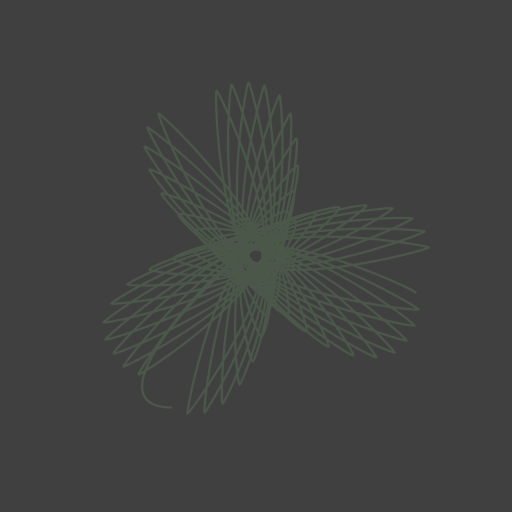
Frame 1 (no input)
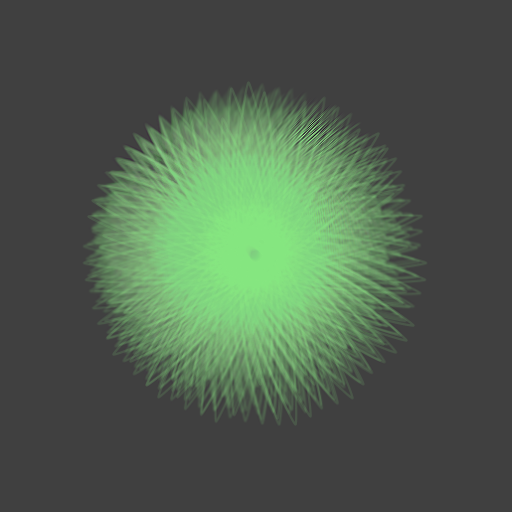
Frame 60 (the mouse pressed at the canvas centre just before this capture)
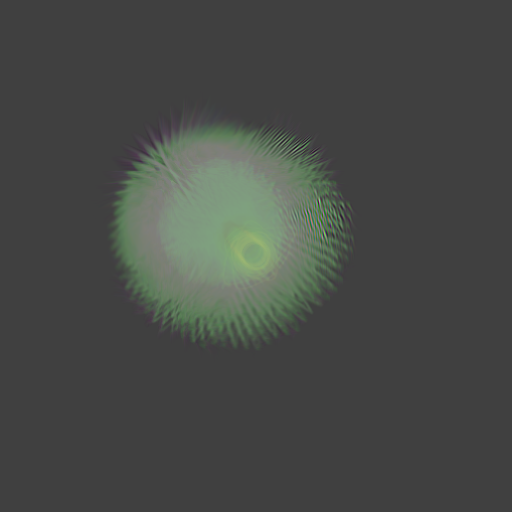
Frame 120 (the mouse held since frame 60 and released just before this capture)

The Processing sketch that drew these frames (run headless with seeded random() and noise(); from frame 60 on, the mouse is pressed at the canvas centre):

// Processing sketch: processing_51622
// ── processing_51622.pde


//------------------------------------------------
// PG_PlayingWithSpiro   2012-02-10
//------------------------------------------------

color sfColor, bgColor = color(64);
int vertices = 120;
int s1,s2, maxCount = 120, frames = maxCount;
float sfRadius, r, theta, thetaStep, t1,t2, m,f1,f2,f3;

//------------------------------------------------ 
void startRandom() 
{
  frames = 0;
  strokeWeight(1+random(2));  
  sfColor = color(100+random(155)
                 ,100+random(155)
                 ,100+random(155), 32);
  m  = int (random(3, 40));
  f1 = random(0.01, 0.5);
  f2 = random(0.01, 6.0);
  f3 = random(0.00, 0.1);
  t1 = random(0.8, 1.2);
  t2 = random(0.8, 1.2);
  thetaStep = random(0.05, 10.0);
  sfRadius = random(160, 380);
}
//------------------------------------------------ 
void setup() 
{
  size(512,512);
  s1 = width;
  s2 = width/2;
  background(bgColor);
  frameRate(60);
  smooth();
}
//------------------------------------------------ 
void draw() 
{
  copy(0, 0, width, height, 1, 1, width-3, height-3);
  fill(bgColor,3);
  rect(-8, -8, width+16, height+16);

  frames++;
  if (frames > maxCount) startRandom();
  translate(s2, s2);
  noFill();
  stroke(sfColor);
  beginShape();
  for(int vi=0; vi < vertices; vi++) 
  { r = sfRadius * pow( ( (pow(abs(cos(m*theta)*t1),f2))
                         +(pow(abs(sin(m*theta)*t2),f3))), (-1/f1)); 
    curveVertex(r*cos(theta), r*sin(theta));
    theta += thetaStep;
  }
  endShape();
}
//------------------------------------------------ 
void mousePressed()  
{
  startRandom();
}
//------------------------------------------------ 
void keyPressed()  
{
  if (key==' ') startRandom();
  if (key=='s') save("spiro.png");
}
